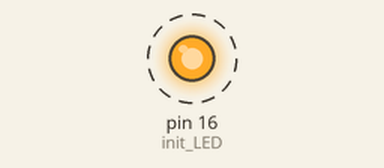
Bench run of a sketch on a simulated Arduino Mega 2560, built with avr-gcc and run on an emulated ATmega2560. Parts: output pins drawn as LEDs (lit = HIGH). Dashed ring = blinking.

Above: at 0.05 s.
Timing chart, 0 to 3.0 s (numbered marks = the images above):
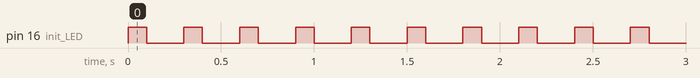

The sketch:

pijnacker.ino
```cpp
/*
Jeffry Miog, Jeffrey.miog@gmail.com
march 2016

simple dummy broadcaster for a gnu-radio project, in which we try to
receive the transmitted data on serial_1
settings:
frequency carrier = 433.99 mHz
baud rate air = 1200
transmit power is- 8dBm

*/


void setup() {
  pinMode(16, OUTPUT); // init LED

  Serial.begin(9600); // init serial c8ommunication @ 9600 baud
  Serial1.begin(9600);
  // serial is the USB connection
  // for Transmitter Serial1, Serial2 or Serial 3 are used
  // dependant on the used poort

}

void loop() {

  // it is very good practice to having a blinking LED
  // this indicates that the programm is running
  digitalWrite(16, HIGH);   // set the LED on
  delay(100);              // wait for half a second

  digitalWrite(16, LOW);    // set the LED off
  delay(200);              // wait for half a se
  Serial1.println("Pijnacker");  // starts new line
}
```

Measured:
- by itself, pin 16 (init_LED): alternates HIGH for 0.10 s and LOW for 0.20 s
